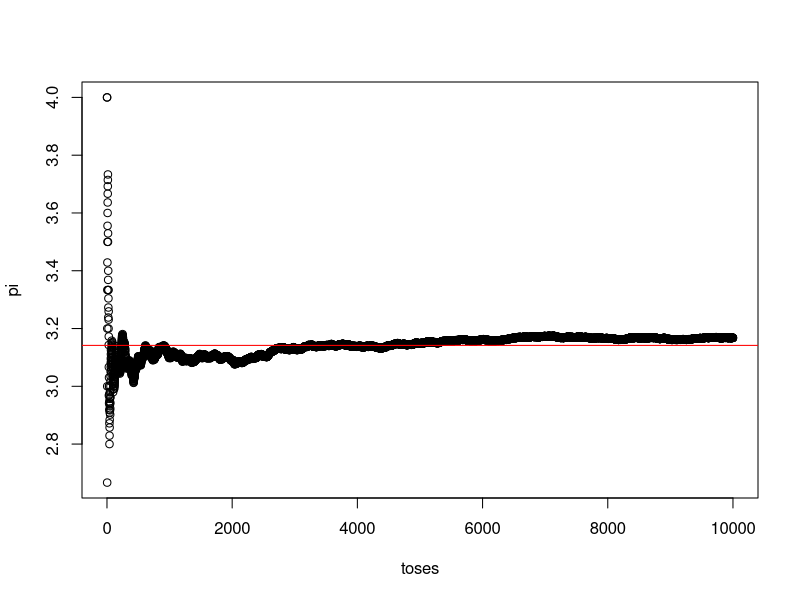

Write the R code that produced this figure. (Note: this script raises an error after producing the figure.)
### HW ####
n = 10000
x = runif(n, min=-1, max=1)
y = runif(n, min=-1, max=1)

prob = cumsum(x^2 + y^2 <= 1)[n]/n
prob

my_pi = prob * 4
my_pi

plot(4 * cumsum(x^2 + y^2 <= 1)/1:n, xlab='toses', ylab='pi')
abline(h=pi, col='red')

##########

sex = c('m', 'm', 'f', 'f')
sex
sex1 = factor(sex)
sex1

as.factor(sex)

sex2 = factor(sex, levels=c('m', 'f', 'u'))
sex2

sex1
sex1[1]
table(sex1)
table(sex2)

sex1
table(sex1[1:3])

table(sex2)
table(as.character(sex2))

typeof(sex1)
attributes(sex1)
unclass(sex1)

d = factor(c('10', '5'))
d
as.numeric(d)
as.numeric(as.character(d))

is.factor(sex1)
class(sex1)
typeof(sex1)

########

x = list(1, 2, 'qwe')
x

x = list(c(1, 2, 4), c('qwe', TRUE))
x

x = list(abc=1:3, ltr='a', c(1, 2, 3), c(T, F))
x

str(x)
names(x)
names(x) = c('num', 'ltr', 'n', 'log')
str(x)

x$num
x$ltr

x[1]
x[3]
x[c(1, 3, 3, 2)]
x[c(T, F, F, T)]
x[c('log', 'num')]

x[1]
x[[1]]
x[['num']]
x$num

x[[1]][2]
x$num[2]

typeof(x)

#######
matrix(1, ncol=3, nrow=4)

a = matrix(1:9, ncol=3)
a
a * a
a %*% a

matrix(1:12, ncol=4)
matrix(1:12, ncol=4, byrow=T)

a = matrix(1:12, ncol=4)
length(a)
typeof(a)
dim(a) # сначала число строк, потмо число колонок
nrow(a)
ncol(a)

colnames(a) = c('a', 'b', 'c', 'd')
a

rownames(a) = c('r1', 'r2', 'r3')
a

a['r1']
a['a']
# не работает :(

attributes(a)
dimnames(a)

x = 1:10
x
dim(x) = c(2, 5)
x

x = 1:10
dim(x) = c(2, 3)
dim(x) = c(2, 6)
# не хочет

#######

a
a[1:2,] # извлек строки
a[,1:2] # извлек столбцы
a[c(1, 3), c(1, 1)]
a[c('r1', 'r3'), c('a', 'a')]

a
a[a[, 1] > 2,]

a[2,]
r = a[2,]
dim(r)
class(r)
class(a)

r = a[2,, drop=FALSE]
r
dim(r)
class(r)
class(a)

a
a > 5
which(a > 5)
which(a > 5, arr.ind=T)

#####

x = data.frame(a=1:3, b=c(T,T,F), c=c('a','b','c'))
x
cbind(a=1:3, b=c(T,T,F), c=c('a','b','c'))

rownames(x) = c('r1', 'r1', 'r3')
rownames(x) = c('r1', 'r2', 'r3')
x

colnames(x) = c('a', 'a', 'b')
x
colnames(x) = c('a', 'b', 'c')
x

dim(x)
nrow(x)
ncol(x)

x
x[2:3,]
x[,1] > 1
x[x[,1] > 1, c('b', 'a')]

typeof(x)
class(x)

x$b
x[, 'b']
x[['b']]

x[1,]
x[,1]
x[, 1, drop=FALSE]

as.matrix(x)

x$d = 0
x
x$e = 1:3
x

a
plot(a[1,])
dfa = as.data.frame(a)
dfa
plot(dfa[1,])
plot(as.numeric(dfa[1,]))

#######

x
lapply(x, typeof)
sapply(x, typeof)

l = list(1:3, F, 'a')
l

sapply(l, typeof)
sapply(l, length)
sapply(l, max)
lapply(l, max)

sapply(l, summary)
lapply(l, summary)

sapply(1:10, sqrt)

a
apply(a, 1, sum)
apply(a, 2, sum)

##########

df = data.frame(name=c('Artem', 'Kate', 'Sanya'),
                surname=c('Ar', 'Ka', 'Sa'),
                age=c(24, 21, 17),
                sex=c('m', 'f', 'f')
                )
df
df[df$sex == 'm',]
df$name
rownames(df) = df$surname
df
df['Ka',]

######

d = matrix(runif(5*24, 36, 41), nrow=5, ncol=24)
d

d[2,] > 40
which(d[2,] > 40)

colnames(d) = paste0(1:24, 'h')
d
colnames(d)[d[2,] > 40]

q = 5
paste0(q, 'h')

##########

x = runif(100, -1, 3)
x[sin(x) > 0]

m = matrix(x, ncol=10)
m

m[m[, 6] > 1,]
m[, apply(m, 2, min) < -0.5]

#######

mtcars
